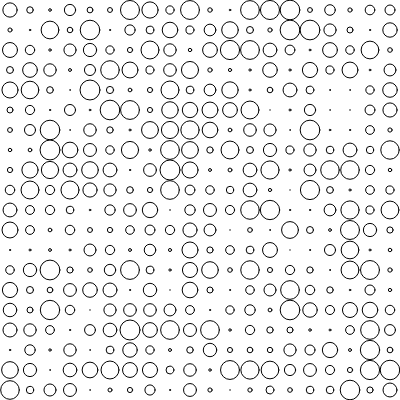
Frame 1 (no input)
Frame 60 (no input): identical to frame 1, image omitted
Frame 120 (the mouse pressed at the canvas centre since frame 60): identical to frame 1, image omitted

The p5.js sketch that drew this single still picture (run headless with seeded random() and noise() and a simulated clock; from frame 60 on, the mouse is pressed at the canvas centre):

// p5.js sketch
// ── sketch.js
var Cells;
var colNum = 20;
var rowNum = 20;


// 函数setup() ：准备阶段
function setup() {
	createCanvas(400,400);

	// 创建一个阵列，大小 colNum * rowNum
	// 每个格子内的数值为 0~1的随机数
	Cells = new Array();
	for(var c=0;c<colNum;c++)
	{
		var Col = new Array();
		for(var r=0;r<rowNum;r++)
		{
			Col[r] = random(0,1);
		}
		Cells[c] = Col;
	}

}

// 函数draw()：作画阶段
function draw() {
	fill(255);// 填充白色
	rect(-1,-1,width+2,height+2);

	RenderCells(Cells);
}


function RenderCells(C)
{
	var xStep = width/colNum;
	var yStep = height/rowNum;
	var xOrigin = xStep/2;
	var yOrigin = yStep/2;

	for(var c=0;c<colNum;c++)
	{
		for(var r=0;r<rowNum;r++)
		{
			var value = C[c][r];
			var x = xStep*c + xOrigin;
			var y = yStep*r + yOrigin;

			var diameter = value * xStep;
			ellipse(x,y,diameter,diameter);
		}
	}
}


// ── init.js


function InitCells(colNum, rowNum)
{
	var C = new Array();
	for(var c=0;c<colNum;c++)
	{
		var Col = new Array();
		for(var r=0;r<rowNum;r++)
		{
			Col[r] = random(0,1);
		}
		C[c] = Col;
	}
	return C;
}


// ── main.js
var Cells;
var colNum = 20;
var rowNum = 20;

// 函数setup() ：准备阶段
function setup() {
	createCanvas(400,400);

	// 创建一个阵列，大小 colNum * rowNum
	// 每个格子内的数值为 0~1的随机数
	Cells = InitCells(colNum,rowNum);
}

// 函数draw()：作画阶段
function draw() {
	fill(255);// 填充白色
	rect(-1,-1,width+2,height+2);

	RenderCells(Cells);
	Cells = step(Cells);
}




// ── render.js

function RenderCells(C)
{
	var xStep = width/colNum;
	var yStep = height/rowNum;
	var xOrigin = xStep/2;
	var yOrigin = yStep/2;

	for(var c=0;c<colNum;c++)
	{
		for(var r=0;r<rowNum;r++)
		{
			var value = C[c][r];
			var x = xStep*c + xOrigin;
			var y = yStep*r + yOrigin;

			var diameter = value * xStep;
			ellipse(x,y,diameter,diameter);
		}
	}
}
// ── step.js
function step(C) {

	var C2 = InitCells(colNum,rowNum);
	for(var c=1;c<colNum-1;c++)
	{
		for(var r=1;r<rowNum-1;r++)
		{
			var value = C[c][r];

			// 遍历(c,r)周围9个，进行计算
			var sum = 0;
			for(var dc =-1;dc<=1;dc++)
			{
				for(var dr = -1;dr<=1;dr++)
				{
					var cid = c + dc;
					var rid = r+dr;
					sum += C[cid][rid];
				}
			}
			C2[c][r] = sum - floor(sum)
		}
	}
	return C2;
}
